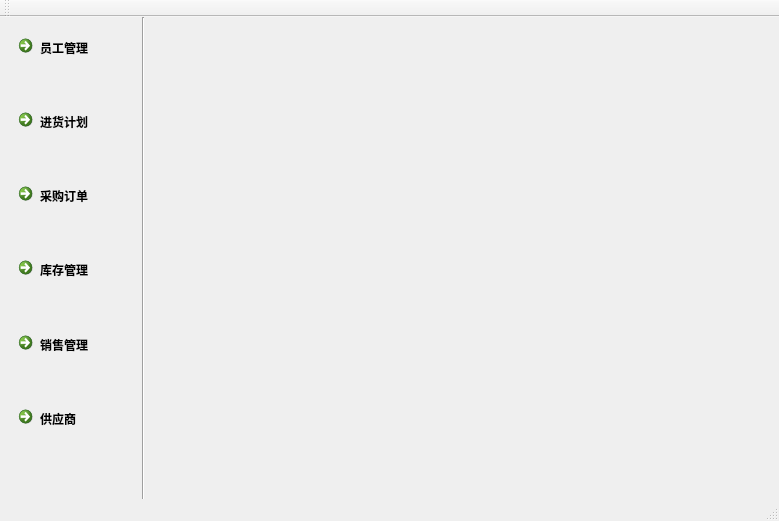
<?xml version="1.0" encoding="UTF-8"?>
<ui version="4.0">
 <class>MainWindow</class>
 <widget class="QMainWindow" name="MainWindow">
  <property name="geometry">
   <rect>
    <x>0</x>
    <y>0</y>
    <width>779</width>
    <height>521</height>
   </rect>
  </property>
  <property name="windowTitle">
   <string>智能物流管理系统</string>
  </property>
  <widget class="QWidget" name="centralWidget">
   <widget class="Line" name="line">
    <property name="geometry">
     <rect>
      <x>133</x>
      <y>0</y>
      <width>20</width>
      <height>511</height>
     </rect>
    </property>
    <property name="orientation">
     <enum>Qt::Vertical</enum>
    </property>
   </widget>
   <widget class="QWidget" name="verticalLayoutWidget">
    <property name="geometry">
     <rect>
      <x>0</x>
      <y>0</y>
      <width>174</width>
      <height>461</height>
     </rect>
    </property>
    <layout class="QVBoxLayout" name="verticalLayout">
     <item>
      <widget class="QCommandLinkButton" name="commandLinkButton_2">
       <property name="text">
        <string>员工管理</string>
       </property>
      </widget>
     </item>
     <item>
      <widget class="QCommandLinkButton" name="commandLinkButton_6">
       <property name="text">
        <string>进货计划</string>
       </property>
      </widget>
     </item>
     <item>
      <widget class="QCommandLinkButton" name="commandLinkButton_5">
       <property name="text">
        <string>采购订单</string>
       </property>
      </widget>
     </item>
     <item>
      <widget class="QCommandLinkButton" name="commandLinkButton_4">
       <property name="text">
        <string>库存管理</string>
       </property>
      </widget>
     </item>
     <item>
      <widget class="QCommandLinkButton" name="commandLinkButton_3">
       <property name="text">
        <string>销售管理</string>
       </property>
      </widget>
     </item>
     <item>
      <widget class="QCommandLinkButton" name="commandLinkButton">
       <property name="text">
        <string>供应商</string>
       </property>
      </widget>
     </item>
    </layout>
   </widget>
  </widget>
  <widget class="QMenuBar" name="menuBar">
   <property name="geometry">
    <rect>
     <x>0</x>
     <y>0</y>
     <width>779</width>
     <height>23</height>
    </rect>
   </property>
  </widget>
  <widget class="QToolBar" name="mainToolBar">
   <attribute name="toolBarArea">
    <enum>TopToolBarArea</enum>
   </attribute>
   <attribute name="toolBarBreak">
    <bool>false</bool>
   </attribute>
  </widget>
  <widget class="QStatusBar" name="statusBar"/>
 </widget>
 <layoutdefault spacing="6" margin="11"/>
 <resources/>
 <connections/>
</ui>
